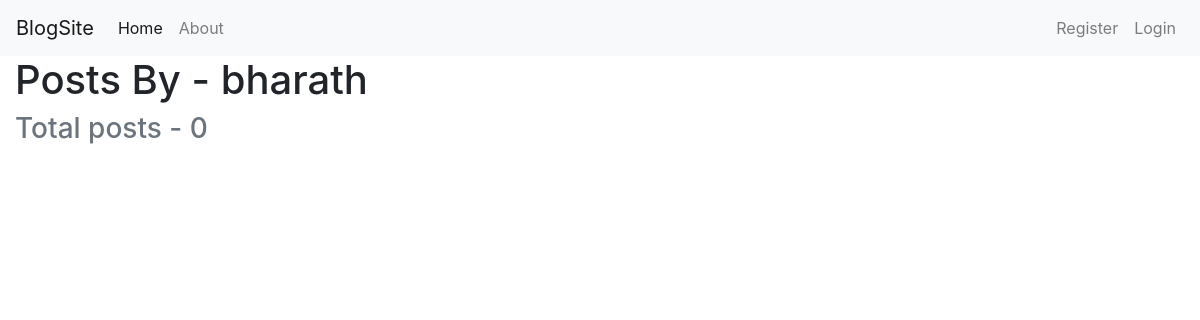
Before: /user/bharath/ with the older database file.
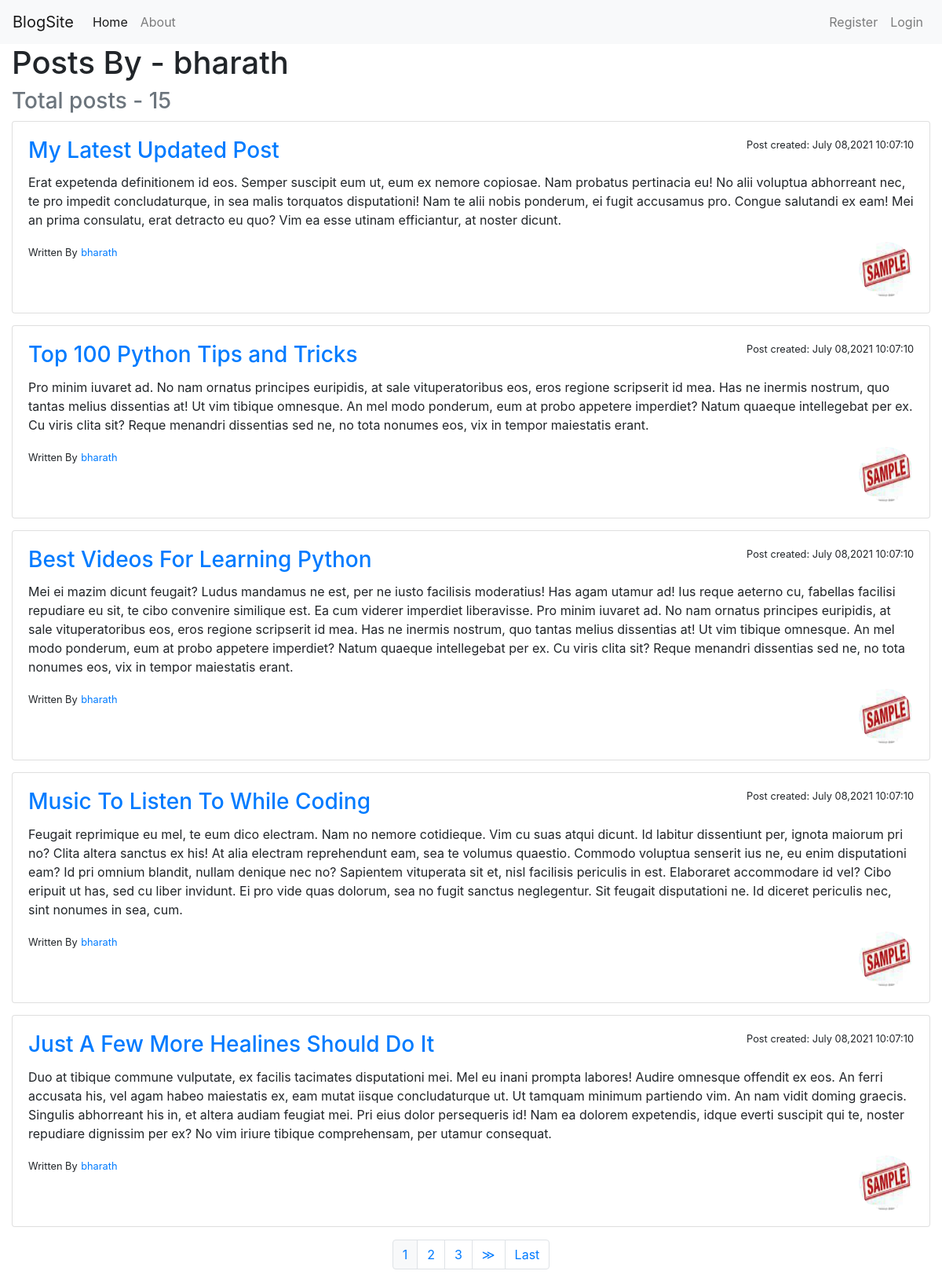
After: the same page with the newer database file.
### blog/models.py (models this page shows, shortened)
class Post(models.Model):
    title=models.CharField(max_length=50)
    content=models.TextField()
    date=models.DateTimeField(default=timezone.now)
    author=models.ForeignKey(User, on_delete=models.CASCADE)

### users/models.py (models this page shows, shortened)
class Profile(models.Model):
    user=models.OneToOneField(User,on_delete=models.CASCADE)
    image=models.ImageField(upload_to='profile_pics', default='default.jpg')

### blog/views.py (the view)
# urls.py: path('user/<username>/',UserPostListView.as_view(),name='user-post'),
class UserPostListView(ListView):
    model=Post
    template_name='blog/user_posts.html' #<app>/<model>_<viewtype>.html
    context_object_name='posts'
    paginate_by=5
    def get_queryset(self):
        user=get_object_or_404(User,username=self.kwargs.get('username'))
        return Post.objects.filter(author=user).order_by('-date')

### blog/templates/blog/user_posts.html (shortened to what this page needs)
{%  extends 'base.html' %}
{% block content %}
<h1>Posts By - {{view.kwargs.username}} <h3 class="text-muted">Total posts - {{page_obj.paginator.count}} </h3></h1>
{% for i in posts %}
<div class="card" style="margin-bottom: 15px;">
    <div class="card-body" >
        <small style="display:inline;float:right;">Post created: {{i.date|date:"F d,Y h:m:s "}}</small>
        <a href='post/{{i.id}}'><h3 class="card-title">{{i.title}}</h3></a>
        <p class="card-text">{{i.content}}</p>
        <small>Written By</small>
        <a href="{% url 'user-post' i.author.username %}"><small>{{i.author.username}}</small></a>
        <img src={{i.author.profile.image.url}} alt="none" class="rounded-circle" height=70 width =70 style="display: inline;float:right;">
      </div>
</div>
{% endfor %}
{% if is_paginated %}
<ul class="pagination justify-content-center my-3">
{% for num in page_obj.paginator.page_range %}
  {% if page_obj.number == num %}
  <li class="page-item"><a class="page-link bg-light" href="?page={{num}}">{{num}}</a></li>
  {% elif num > page_obj.number|add:'-3' and num < page_obj.number|add:'3' %}
  <li class="page-item"><a class="page-link" href="?page={{num}}">{{num}}</a></li>
  {% endif %}
  {% endfor %}
{% if page_obj.has_next %}
  <li class="page-item"><a class="page-link" href="?page={{page_obj.next_page_number}}">&#8811</a></li>
  <li class="page-item"><a class="page-link" href="?page={{page_obj.paginator.num_pages}}">Last</a></li>
{% endif %}
</ul>
{% endif %}
{% endblock %}

### blog/templates/blog/base.html (shortened to what this page needs)
<!doctype html>
<html lang="en">
  <head>
    <link rel="stylesheet" href="https://maxcdn.bootstrapcdn.com/bootstrap/4.0.0/css/bootstrap.min.css">
  </head>
  <body>
    <nav class="navbar navbar-expand-lg navbar-light bg-light">
        <a class="navbar-brand" href="#">BlogSite</a>
        <div class="collapse navbar-collapse" id="navbarNav">
          <ul class="navbar-nav">
            <li class="nav-item active">
              <a class="nav-link" href="/">Home <span class="sr-only">(current)</span></a>
            </li>
            <li class="nav-item">
              <a class="nav-link" href="/about">About</a>
            </li>
          </ul>
        </div>
      <div class="navbar-nav">
      {% if not user.is_authenticated %}
        <li class="nav-item" >
          <a class="nav-link" href="{% url 'signin' %}">Register</a>
        </li>
        <li class="nav-item" >
            <a class="nav-link" href="/login/">Login</a>
        </li>
      {% endif %}
      </div>
      </nav>
    <div class="container-fluid">
    {% block content %}{% endblock %}
    </div>
  </body>
</html>

Changed rows visible on the page:
added Post: date "July 08,2021 10:07:10", title "My Latest Updated Post", content "Erat expetenda definitionem id eos. Semper suscipit eum ut, eum ex nemore copiosae. Nam probatus pertinacia eu! No alii voluptua abhorreant nec, te pro impedit concludaturque, in sea malis torquatos disputationi! Nam te alii nobis ponderum, ei fugit accusamus pro. Congue salutandi ex eam! Mei an prima consulatu, erat detracto eu quo? Vim ea esse utinam efficiantur, at noster dicunt.", author.username "bharath", author.profile.image (placeholder picture)
added Post: date "July 08,2021 10:07:10", title "Top 100 Python Tips and Tricks", content "Pro minim iuvaret ad. No nam ornatus principes euripidis, at sale vituperatoribus eos, eros regione scripserit id mea. Has ne inermis nostrum, quo tantas melius dissentias at! Ut vim tibique omnesque. An mel modo ponderum, eum at probo appetere imperdiet? Natum quaeque intellegebat per ex. Cu viris clita sit? Reque menandri dissentias sed ne, no tota nonumes eos, vix in tempor maiestatis erant.", author.username "bharath", author.profile.image (placeholder picture)
added Post: date "July 08,2021 10:07:10", title "Best Videos For Learning Python", content "Mei ei mazim dicunt feugait? Ludus mandamus ne est, per ne iusto facilisis moderatius! Has agam utamur ad! Ius reque aeterno cu, fabellas facilisi repudiare eu sit, te cibo convenire similique est. Ea cum viderer imperdiet liberavisse. Pro minim iuvaret ad. No nam ornatus principes euripidis, at sale vituperatoribus eos, eros regione scripserit id mea. Has ne inermis nostrum, quo tantas melius dissentias at! Ut vim tibique omnesque. An mel modo ponderum, eum at probo appetere imperdiet? Natum quaeque intellegebat per ex. Cu viris clita sit? Reque menandri dissentias sed ne, no tota nonumes eos, vix in tempor maiestatis erant.", author.username "bharath", author.profile.image (placeholder picture)
added Post: date "July 08,2021 10:07:10", title "Music To Listen To While Coding", content "Feugait reprimique eu mel, te eum dico electram. Nam no nemore cotidieque. Vim cu suas atqui dicunt. Id labitur dissentiunt per, ignota maiorum pri no? Clita altera sanctus ex his! At alia electram reprehendunt eam, sea te volumus quaestio. Commodo voluptua senserit ius ne, eu enim disputationi eam? Id pri omnium blandit, nullam denique nec no? Sapientem vituperata sit et, nisl facilisis periculis in est. Elaboraret accommodare id vel? Cibo eripuit ut has, sed cu liber invidunt. Ei pro vide quas dolorum, sea no fugit sanctus neglegentur. Sit feugait disputationi ne. Id diceret periculis nec, sint nonumes in sea, cum.", author.username "bharath", author.profile.image (placeholder picture)
added Post: date "July 08,2021 10:07:10", title "Just A Few More Healines Should Do It", content "Duo at tibique commune vulputate, ex facilis tacimates disputationi mei. Mel eu inani prompta labores! Audire omnesque offendit ex eos. An ferri accusata his, vel agam habeo maiestatis ex, eam mutat iisque concludaturque ut. Ut tamquam minimum partiendo vim. An nam vidit doming graecis. Singulis abhorreant his in, et altera audiam feugiat mei. Pri eius dolor persequeris id! Nam ea dolorem expetendis, idque everti suscipit qui te, noster repudiare dignissim per ex? No vim iriure tibique comprehensam, per utamur consequat.", author.username "bharath", author.profile.image (placeholder picture)
Other visible differences:
{{ page_obj.paginator.count }}: "0" → "15"
new list line: "1"
new list line: "2"
new list line: "3"
text now shown: "≫ Last"
